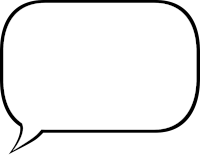
#> input picture src/vnpipe/renpy_templates/game/gui/bubble.png, 200 x 155 px
$ python -i android.py   (imports and definitions only)
#> lines starting #> are read from the running program, lines starting #| are printed output that depends on the picture
"""Android packaging inputs for RAPT (Ren'Py's Android tool): ``android.json``, the adaptive
icon and the presplash. Written into the Ren'Py project only when the work has an
``[android]`` table; building the APK itself is a launcher/RAPT step (``docs/running.md``)."""

from __future__ import annotations

import json
from pathlib import Path

from PIL import Image

from vnpipe.config import Work

ICON_SIZE = 432  # adaptive icon layer, in px; the safe zone is the central 2/3
ICON_ART = 288
PRESPLASH_SIZE = (1280, 720)


# [21 lines left out: functions android_config, render_android_json, not called in this run]


def foreground(source: Path) -> Image.Image:
    """The subject of ``source`` (its top square: head and shoulders for a sprite), centred
    in the transparent adaptive-icon layer."""
#> called with source = 'renpy_templates/game/gui/bubble.png'
    img = Image.open(source).convert("RGBA")
#> img is the input picture: PIL image 200x155 RGBA; mean R, G, B, A 191.8, 191.8, 191.8, 207.3
    box = img.getchannel("A").getbbox() or (0, 0, *img.size)
#> box = (0, 0, 200, 155)
    left, top, right, _ = box
#> left = 0; top = 0; right = 200
    side = min(right - left, img.height - top)
#> side = 155
    square = img.crop((left, top, left + side, top + side)).resize((ICON_ART, ICON_ART))
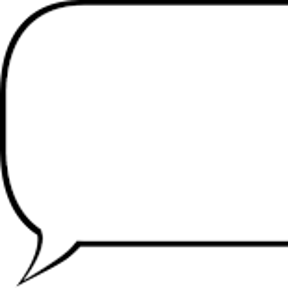
#> square: PIL image 288x288 RGBA; mean R, G, B, A 199.6, 199.6, 199.6, 213; transparent parts drawn white
    layer = Image.new("RGBA", (ICON_SIZE, ICON_SIZE), (0, 0, 0, 0))
#> layer: PIL image 432x432 RGBA; every value is 0
    offset = (ICON_SIZE - ICON_ART) // 2
    layer.alpha_composite(square, (offset, offset))
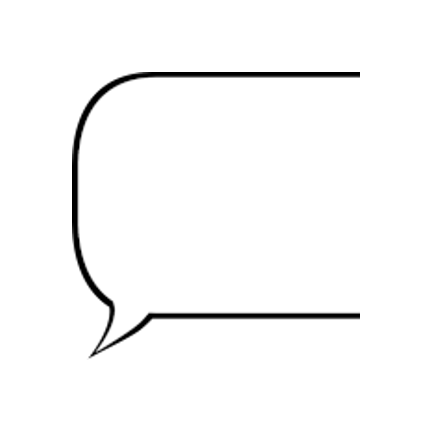
#> layer: PIL image 432x432 RGBA; mean R, G, B, A 88.7, 88.7, 88.7, 94.7; transparent parts drawn white
    return layer


# [25 lines left out: function write_android, not called in this run]

>>> result = foreground('renpy_templates/game/gui/bubble.png')
